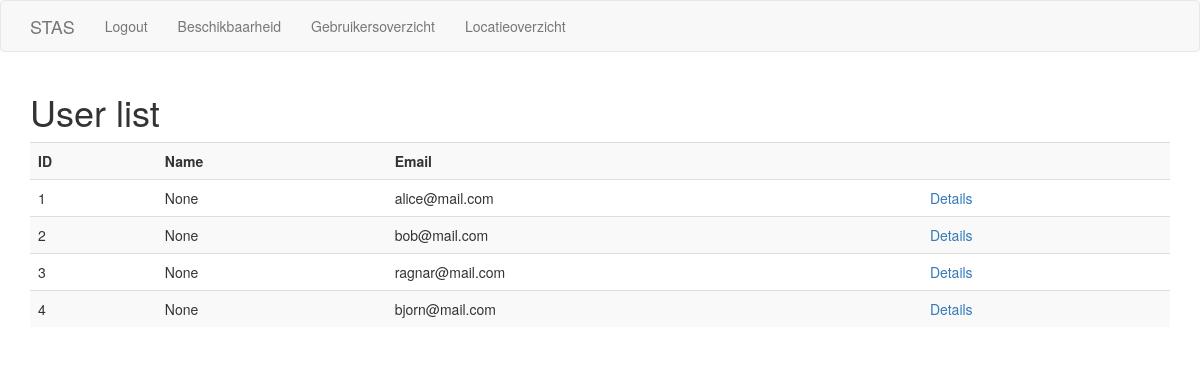
The app's page /availability/user_list (signed in), older data.
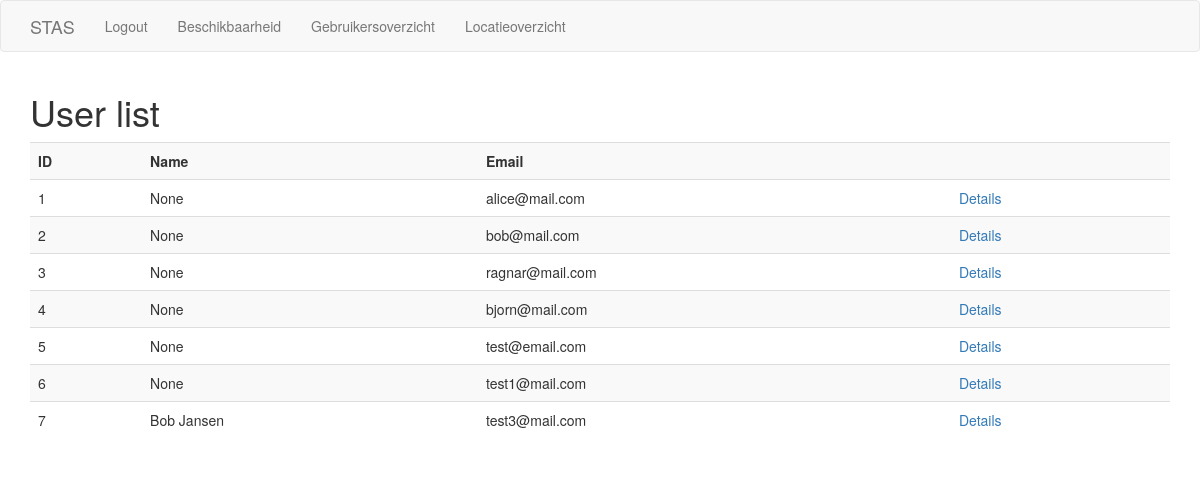
The same page, newer data.
### app/models.py (models this page shows, shortened)
class User(UserMixin, db.Model):
    id = db.Column(db.Integer, primary_key=True)
    name = db.Column(db.String(128), index=True, unique=True)
    email = db.Column(db.String(128), index=True, unique=True)
    password_hash = db.Column(db.String(128))
    role = db.Column(db.String(128), index=True)
    checkins = db.relationship('Checkin', backref='User', lazy='dynamic')
    keys = db.relationship('Key', backref='User', lazy='dynamic')

### app/availability/routes.py (the view)
@bp.route('/availability/user_list', methods=['GET'])
@login_required
def user_list():
    users = User.query.all()
    return render_template(
        'availability/user_list.html', title='User list', users=users)

### app/models.py (called while the page is built)
@login_manager.user_loader
def load_user(id):
    return User.query.get(int(id))

### app/templates/availability/user_list.html
{% extends "base.html" %}
{% block app_content %}
<div id="overview">
    <table id="users" class="table table-striped">
        <tr id="header-row">
            <th>ID</th>
            <th>{{ 'Name' }}</th>
            <th>{{ 'Email' }}</th>
            <th></th>
        </tr>
        {% for user in users %}
            <tr id="row">
                <td>{{ user.id }}</td>
                <td>{{ user.name }}</td>
                <td>{{ user.email }}</td>
                <td><a href="{{ url_for('availability.user_availability', user_id=user.id) }}">{{ 'Details' }}</a></td>
            </tr>
        {% endfor %}
    </table>
</div>
{% endblock %}

Row changes from the older to the newer data that the page shows:
added User: id "5", name "None", email "test@email.com", value "Details"
added User: id "6", name "None", email "test1@mail.com", value "Details"
added User: id "7", name "Bob Jansen", email "test3@mail.com", value "Details"
